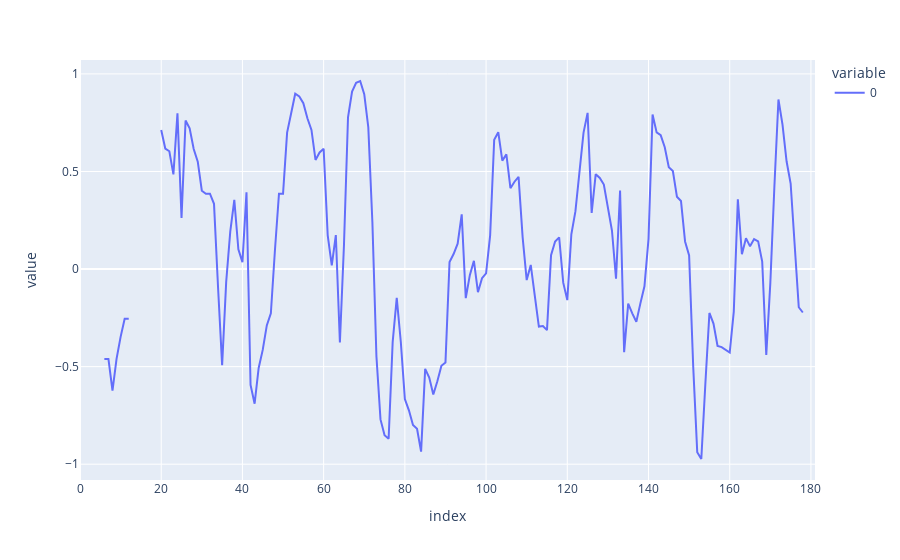

This figure's notebook cell:
### Code cell
g = px.line(data_rolling)
g.show()

### Figure 1 — Plotly figure (JSON) as saved in the notebook; plotly's stock layout.template omitted (floating-point values rounded to 4 significant figures; data arrays with more than 128 entries replaced by an {"elided": "..."} marker saying what was removed)
{"data": [{"hovertemplate": "variable=0<br>index=%{x}<br>value=%{y}<extra></extra>", "legendgroup": "0", "line": {"color": "#636efa", "dash": "solid"}, "marker": {"symbol": "circle"}, "mode": "lines", "name": "0", "orientation": "v", "showlegend": true, "type": "scatter", "x": {"elided": "182 int values"}, "xaxis": "x", "y": {"elided": "182 float values"}, "yaxis": "y"}], "layout": {"legend": {"title": {"text": "variable"}, "tracegroupgap": 0}, "margin": {"t": 60}, "xaxis": {"anchor": "y", "domain": [0, 1], "title": {"text": "index"}}, "yaxis": {"anchor": "x", "domain": [0, 1], "title": {"text": "value"}}}}
